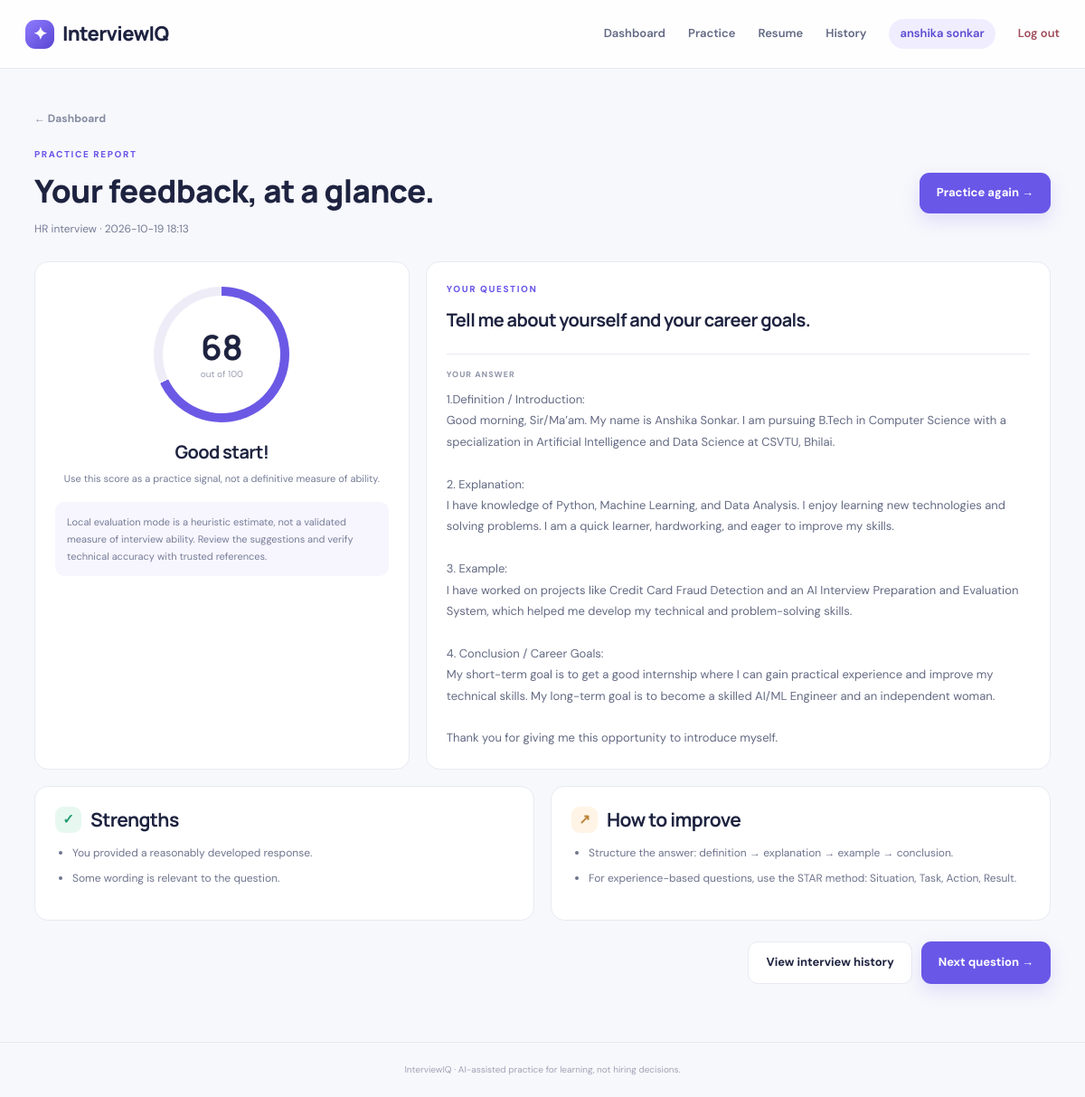
Screenshot of /report/6 (signed in) with the database file from the repository.
### tables this page shows
CREATE TABLE users (
            id INTEGER PRIMARY KEY AUTOINCREMENT, name TEXT NOT NULL,
            email TEXT NOT NULL UNIQUE, password_hash TEXT NOT NULL,
            created_at TEXT NOT NULL);

CREATE TABLE interviews (
            id INTEGER PRIMARY KEY AUTOINCREMENT, user_id INTEGER NOT NULL,
            category TEXT NOT NULL, question TEXT NOT NULL, answer TEXT NOT NULL,
            score REAL NOT NULL, feedback TEXT NOT NULL, strengths TEXT NOT NULL,
            improvements TEXT NOT NULL, created_at TEXT NOT NULL,
            FOREIGN KEY(user_id) REFERENCES users(id));

### app.py (the view)
@app.get("/report/{interview_id}", response_class=HTMLResponse)
def report(request: Request, interview_id: int):
    user = require_user(request)
    with db() as c:
        row = c.execute("SELECT * FROM interviews WHERE id=? AND user_id=?", (interview_id,user["id"])).fetchone()
    if not row:
        raise HTTPException(status_code=404, detail="Report not found")
    data = dict(row)
    data["strengths"] = json.loads(data["strengths"])
    data["improvements"] = json.loads(data["improvements"])
    return render(request, "report.html", {"report":data})

### templates/report.html
{% extends "base.html" %}{% block title %}Evaluation report — InterviewIQ{% endblock %}
{% block content %}
<a class="back-link" href="/dashboard">← Dashboard</a><section class="report-heading"><div><div class="eyebrow">PRACTICE REPORT</div><h1>Your feedback, at a glance.</h1><p class="muted">{{ report.category }} interview · {{ report.created_at[:16].replace('T',' ') }}</p></div><a class="btn primary" href="/interview?category={{ report.category }}">Practice again →</a></section>
<section class="report-grid"><div class="panel score-panel"><div class="score-circle" style="--score: {{ report.score }};"><div><strong>{{ report.score|int }}</strong><span>out of 100</span></div></div><h2>{{ 'Great effort!' if report.score >= 75 else ('Good start!' if report.score >= 50 else 'Keep practicing!') }}</h2><p class="muted">Use this score as a practice signal, not a definitive measure of ability.</p><div class="feedback-note">{{ report.feedback }}</div></div>
<div class="panel"><div class="eyebrow">YOUR QUESTION</div><h2 class="report-question">{{ report.question }}</h2><div class="answer-review"><span class="stat-label">YOUR ANSWER</span><p>{{ report.answer }}</p></div></div></section>
<section class="feedback-grid"><div class="panel"><div class="feedback-title"><span class="feedback-icon good">✓</span><h2>Strengths</h2></div>{% if report.strengths %}<ul class="feedback-list">{% for item in report.strengths %}<li>{{ item }}</li>{% endfor %}</ul>{% else %}<p class="muted">Keep practicing to identify consistent strengths.</p>{% endif %}</div>
<div class="panel"><div class="feedback-title"><span class="feedback-icon improve">↗</span><h2>How to improve</h2></div>{% if report.improvements %}<ul class="feedback-list">{% for item in report.improvements %}<li>{{ item }}</li>{% endfor %}</ul>{% endif %}</div></section>
<div class="report-actions"><a class="btn secondary" href="/history">View interview history</a><a class="btn primary" href="/interview?category={{ report.category }}">Next question →</a></div>
{% endblock %}

### templates/base.html (shortened to what this page needs)
<!doctype html>
<html lang="en">
<head>
  <link rel="stylesheet" href="/static/style.css">
</head>
<body>
<header class="topbar">
  <a class="brand" href="/"><span class="brand-icon">✦</span> InterviewIQ</a>
  <nav>
    {% if user %}
      <a href="/dashboard">Dashboard</a><a href="/interview">Practice</a><a href="/resume">Resume</a><a href="/history">History</a>
      <span class="user-chip">{{ user.name }}</span><a class="nav-logout" href="/logout">Log out</a>
    {% else %}
      <a href="/login">Log in</a><a class="nav-cta" href="/signup">Get started</a>
    {% endif %}
  </nav>
</header>
<main class="container">
  {% block content %}{% endblock %}
</main>
<footer>InterviewIQ · AI-assisted practice for learning, not hiring decisions.</footer>
</body>
</html>

### static/style.css (style rules this page uses)
:root { --bg:#f7f8fc;--ink:#1e2340;--muted:#747b95;--line:#e8eaf2;--purple:#6957e8;--purple-dark:#5140cb;--soft-purple:#f0edff;--white:#fff;--green:#1b9a72;--shadow:0 18px 55px rgba(35,39,82,.07) }
* { box-sizing:border-box }
body { margin:0;background:var(--bg);color:var(--ink);font-family:'DM Sans',sans-serif;font-size:15px;line-height:1.6 }
a { color:inherit;text-decoration:none }
.topbar { height:76px;display:flex;align-items:center;justify-content:space-between;padding:0 max(calc((100% - 1180px)/2),28px);background:rgba(255,255,255,.9);border-bottom:1px solid var(--line);gap:24px }
.brand { font-family:Manrope,sans-serif;font-size:22px;font-weight:800;letter-spacing:-.7px;display:flex;align-items:center;gap:9px }
.brand-icon { display:grid;place-items:center;width:32px;height:32px;border-radius:11px;color:white;background:linear-gradient(135deg,#8e7dff,#5945d2);font-size:19px }
.topbar nav { display:flex;align-items:center;gap:25px;font-size:13px;font-weight:600;color:#626983 }
.user-chip { background:#f0edff;color:#5a4bd1;padding:6px 12px;border-radius:30px }
.nav-logout { color:#a14d5a }
.container { max-width:1180px;margin:0 auto;padding:42px 28px 64px;min-height:calc(100vh - 145px) }
h1,h2,h3,p { margin-top:0 }
h1,h2,h3 { font-family:Manrope,sans-serif;letter-spacing:-.6px }
h1 { font-size:clamp(30px,4vw,43px);line-height:1.18;margin-bottom:12px;font-weight:800 }
h2 { font-size:21px;line-height:1.35;margin-bottom:8px }
.muted { color:var(--muted) }
.eyebrow { font-size:10px;letter-spacing:1.6px;font-weight:800;color:var(--purple);margin-bottom:12px }
.btn { border:0;display:inline-flex;align-items:center;justify-content:center;gap:12px;padding:12px 19px;border-radius:11px;font-weight:700;font-size:13px;cursor:pointer;transition:.18s }
.primary { background:var(--purple);color:#fff;box-shadow:0 8px 20px #6957e82b }
.secondary { background:#fff;border:1px solid var(--line);color:var(--ink) }
.mock-top,.question-meta,.answer-footer,.panel-heading,.page-heading,.report-heading { display:flex;justify-content:space-between;align-items:center;gap:16px }
.stat-card,.panel { background:#fff;border:1px solid var(--line);border-radius:15px;padding:22px }
.stat-label { display:block;color:#9196aa;font-size:9px;letter-spacing:1px;font-weight:800 }
.back-link { display:inline-block;color:#858ba0;font-size:12px;font-weight:700;margin-bottom:22px }
.report-heading { margin-bottom:25px }
.report-heading h1 { font-size:35px }
.report-heading p { font-size:12px;margin:0 }
.report-grid { display:grid;grid-template-columns:.75fr 1.25fr;gap:18px }
.score-panel { text-align:center }
.score-circle { width:150px;height:150px;margin:5px auto 19px;border-radius:50%;display:grid;place-items:center;background:conic-gradient(#6b59e5 calc(var(--score)*1%),#eeedf7 0);position:relative }
.score-circle:before { content:'';position:absolute;inset:10px;border-radius:50%;background:white }
.score-circle>div { z-index:1 }
.score-circle strong,.score-circle span { display:block }
.score-circle strong { font-family:Manrope;font-size:38px;line-height:1.2 }
.score-circle span { font-size:10px;color:#999eb0 }
.score-panel h2 { font-size:20px }
.score-panel>.muted { font-size:11px }
.feedback-note { font-size:11px;text-align:left;line-height:1.7;color:#777d97;background:#f7f6ff;border-radius:10px;padding:13px;margin-top:17px }
.report-question { font-size:20px;margin:12px 0 24px }
.answer-review { border-top:1px solid var(--line);padding-top:15px }
.answer-review p { font-size:13px;white-space:pre-wrap;line-height:1.8;color:#636a83;margin:9px 0 0 }
.feedback-grid { display:grid;grid-template-columns:1fr 1fr;gap:18px;margin-top:18px }
.feedback-title { display:flex;align-items:center;gap:10px }
.feedback-title h2 { margin:0 }
.feedback-icon { width:29px;height:29px;border-radius:9px;display:grid;place-items:center;font-weight:bold }
.good { background:#e7f8f0;color:#249b70 }
.improve { background:#fff4e5;color:#bb8135 }
.feedback-list { padding-left:19px;color:#6e748d;font-size:12px;line-height:1.8 }
.feedback-list li { margin:7px 0 }
.report-actions { display:flex;justify-content:flex-end;gap:10px;margin-top:23px }
footer { text-align:center;border-top:1px solid var(--line);padding:22px;color:#a0a4b5;font-size:10px }

### rows the page displays
users: name "anshika sonkar"
interviews: category "HR", created_at "2026-10-19 18:13", score "68", score "Good start!", feedback "Local evaluation mode is a heuristic estimate, not a validated measure of interview ability. Review the suggestions and verify technical accuracy with trusted references.", question "Tell me about yourself and your career goals.", answer "1.Definition / Introduction: Good morning, Sir/Ma’am. My name is Anshika Sonkar. I am pursuing B.Tech in Computer Science with a specialization in Artificial Intelligence and Data Science at CSVTU, Bhilai. 2. Explanation: I have knowledge of Python, Machine Learning, and Data Analysis. I enjoy learning new technologies and solving problems. I am a quick learner, hardworking, and eager to improve my skills. 3. Example: I have worked on projects like Credit Card Fraud Detection and an AI Interview Preparation and Evaluation System, which helped me develop my technical and problem-solving skills. 4. Conclusion / Career Goals: My short-term goal is to get a good internship where I can gain…"

### other values shown
{{ item }} "You provided a reasonably developed response." "Some wording is relevant to the question."
{{ item }} "Structure the answer: definition → explanation → example → conclusion." "For experience-based questions, use the STAR method: Situation, Task, Action, Result."
